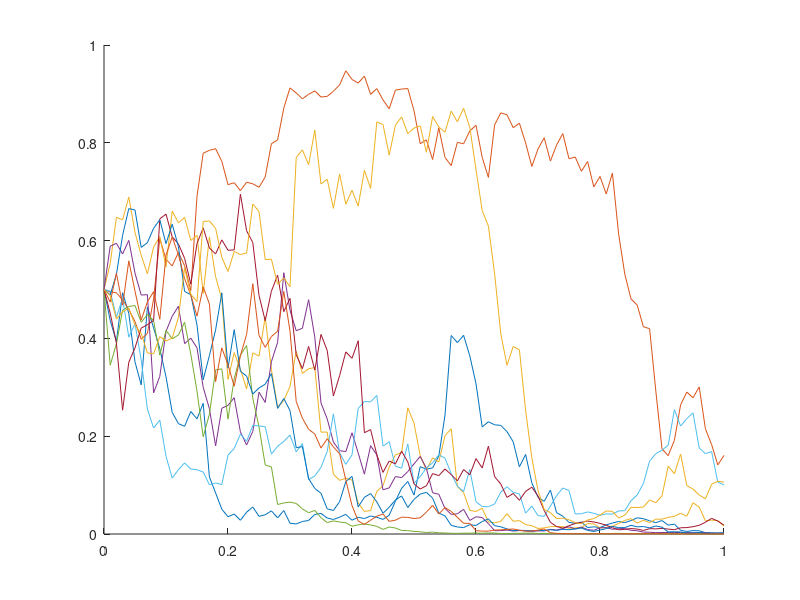

Reproduce this figure in MATLAB.
deltat = 0.01;
t=0:deltat:1;
hold on
for k = 1:10
    x = zeros(1,101);
    x(1,1) = 0.5;
    a = 3;
    for i = 1:100
        xi = x(1,i);
        x(1,i+1) = xi - a^2 * xi^2 * (1-xi) * deltat + a*xi*(1-xi)*sqrt(deltat)*norminv(rand());
    end
    plot(t,x);
end
hold off